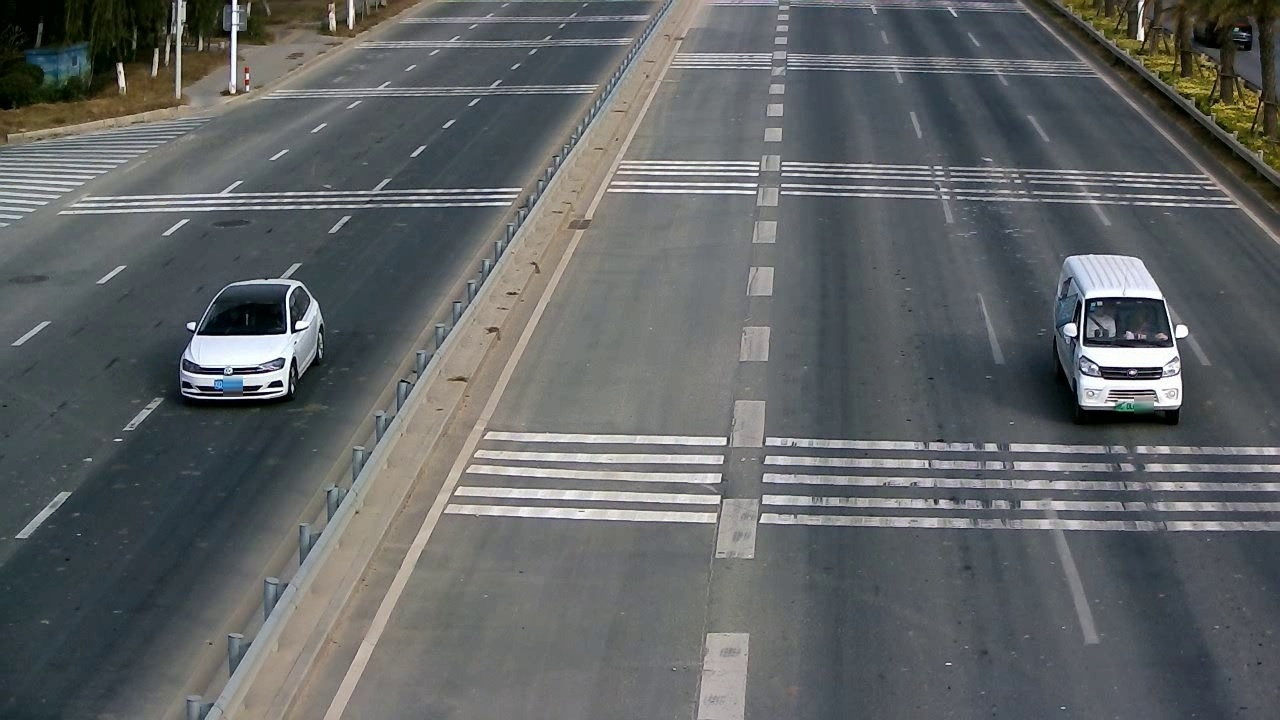
#> input picture demo1_rgb_process/input_data/160_1736060975_0011437.jpg, 1280 x 720 px, found by its file name; its folder holds only this picture in this run
$ python rgb_img_process.py
#> lines starting #> are read from the running program, lines starting #| are printed output that depends on the picture
import cv2
import numpy as np
import os
import glob

height_cam, width_cam = 720, 1280

# RGB camera matrix and distortion coefficients.
# They are from DRTD (DRTD/calibration/rgb_camera_intrinsics.yaml).
mtx_rgb = np.array([[1.77825701e+03, 0.00000000e+00, 6.73148125e+02],
                    [0.00000000e+00, 1.77829255e+03, 3.94380560e+02],
                    [0.00000000e+00, 0.00000000e+00, 1.00000000e+00]])
dist_rgb = np.array([[-7.01676268e-01,  6.43982152e-01, -7.19575196e-04, -8.19403186e-03, -8.35652072e-01]])

# offset and scale parameters for each scenario.
# These parameters are from DRTD (DRTD/calibration/cut_and_scale_data.yaml).
w_offset_s1, h_offset_s1, rgb_scale_s1 = 31.0, 62.0, 0.919000 # x, y, scale_ratio
w_offset_s2, h_offset_s2, rgb_scale_s2 = 26.0, 60.0, 0.888000 # x, y, scale_ratio
w_offset_s3, h_offset_s3, rgb_scale_s3 = 35.0, 63.0, 0.981000 # x, y, scale_ratio
w_offset_s4, h_offset_s4, rgb_scale_s4 = 37.0, 60.0, 1.037000 # x, y, scale_ratio

rgb_before_calib_path = '.\\input_data\\'
rgb_after_calib_path = '.\\output_data\\'

scene_map = {
    "scenario1_index": ['101', '102', '103', '104', '105', '106', '111', '112', '113', '114',
                        '115', '118', '119', '120', '121', '122', '123', '124', '125', '126',
                        '127', '128', '129', '130', '131', '132', '133', '134', '135', '136',
                        '137', '138', '139', '140', '141'],
    "scenario2_index": ['232', '233', '234', '235', '236', '237', '238', '239', '240', '241',
                        '242', '243', '244', '245', '246', '247', '248'],
    "scenario3_index": ['152', '153', '154', '155', '156', '157', '158', '159', '160', '161',
                        '162', '163', '164', '165', '166', '167', '168', '169', '170', '171',
                        '172', '173', '174', '175', '176', '177', '178', '179', '180', '181',
                        '182', '196', '197', '198'],
    "scenario4_index": ['283', '284', '285', '286', '287', '288', '289', '290', '291', '292',
                        '293']
}

if __name__ == '__main__':

    img_list = glob.glob(rgb_before_calib_path+'*.jpg')
    print('img num to process:', len(img_list))
    for i,h in enumerate(img_list):
        basename = os.path.basename(h)
        index = basename.split('_')[0]
        rgb_ = cv2.imread(rgb_before_calib_path+basename)
#> rgb_ is the input picture: shape (720, 1280, 3); mean B, G, R 101.2, 100.1, 96.8
        rgb_ = cv2.undistort(rgb_, mtx_rgb, dist_rgb, None, None)
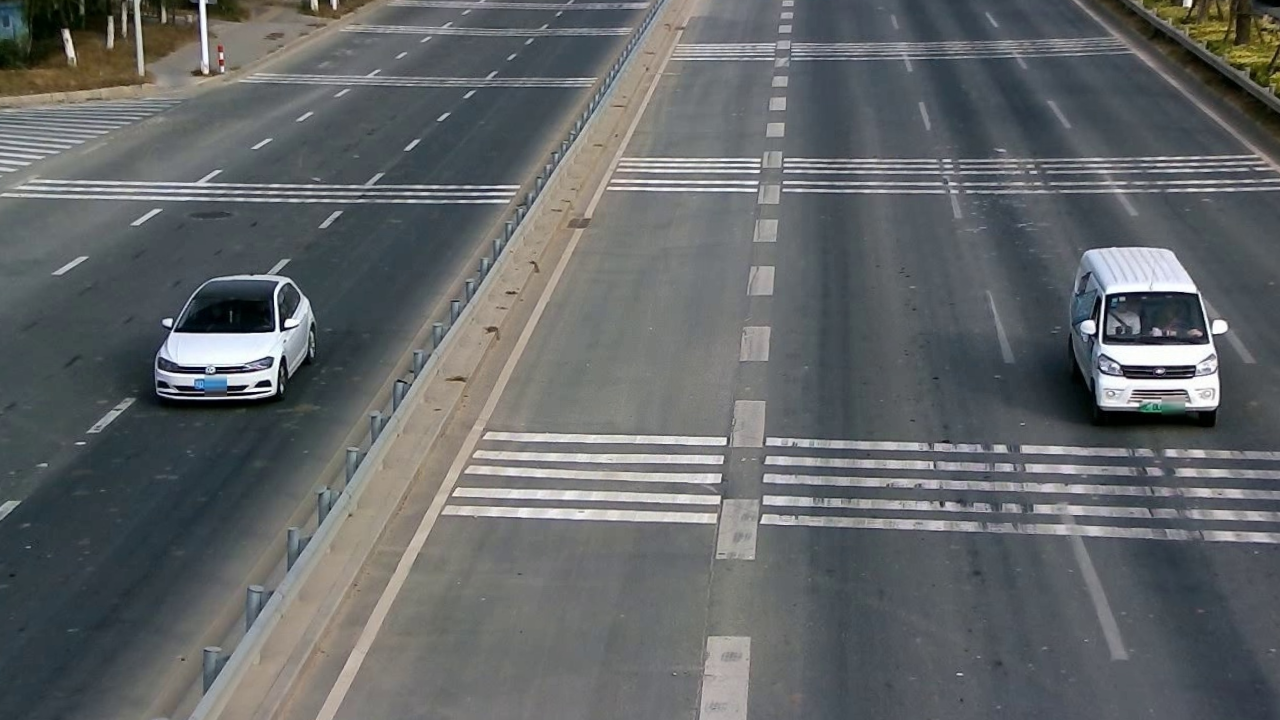
#> rgb_: shape (720, 1280, 3); mean B, G, R 103.7, 102.1, 98.8
        # cut and scale process according to the scene
        if index in scene_map["scenario1_index"]:
            w_offset, h_offset, rgb_scale = w_offset_s1, h_offset_s1, rgb_scale_s1 # x, y, scale_ratio
            top = int(h_offset - 0.5000 * height_cam * (1.0-rgb_scale))
            rgb_ = cv2.resize(rgb_, (int(rgb_scale*width_cam), int(rgb_scale*height_cam)), interpolation=cv2.INTER_AREA)
            rgb_2 = rgb_[top:,:,:]
        elif index in scene_map["scenario2_index"]:
            w_offset, h_offset, rgb_scale = w_offset_s2, h_offset_s2, rgb_scale_s2 # x, y, scale_ratio
            top = int(h_offset - 0.5000 * height_cam * (1.0-rgb_scale))
            rgb_ = cv2.resize(rgb_, (int(rgb_scale*width_cam), int(rgb_scale*height_cam)), interpolation=cv2.INTER_AREA)
            rgb_2 = rgb_[top:,:,:]
        elif index in scene_map["scenario3_index"]:
            w_offset, h_offset, rgb_scale = w_offset_s3, h_offset_s3, rgb_scale_s3 # x, y, scale_ratio
            top = int(h_offset - 0.5000 * height_cam * (1.0-rgb_scale))
            right = int(w_offset - 0.5000 * width_cam * (1.0-rgb_scale))
            rgb_ = cv2.resize(rgb_, (int(rgb_scale*width_cam), int(rgb_scale*height_cam)), interpolation=cv2.INTER_AREA)
#> rgb_: shape (706, 1255, 3)
            rgb_2 = rgb_[top:,:-right]
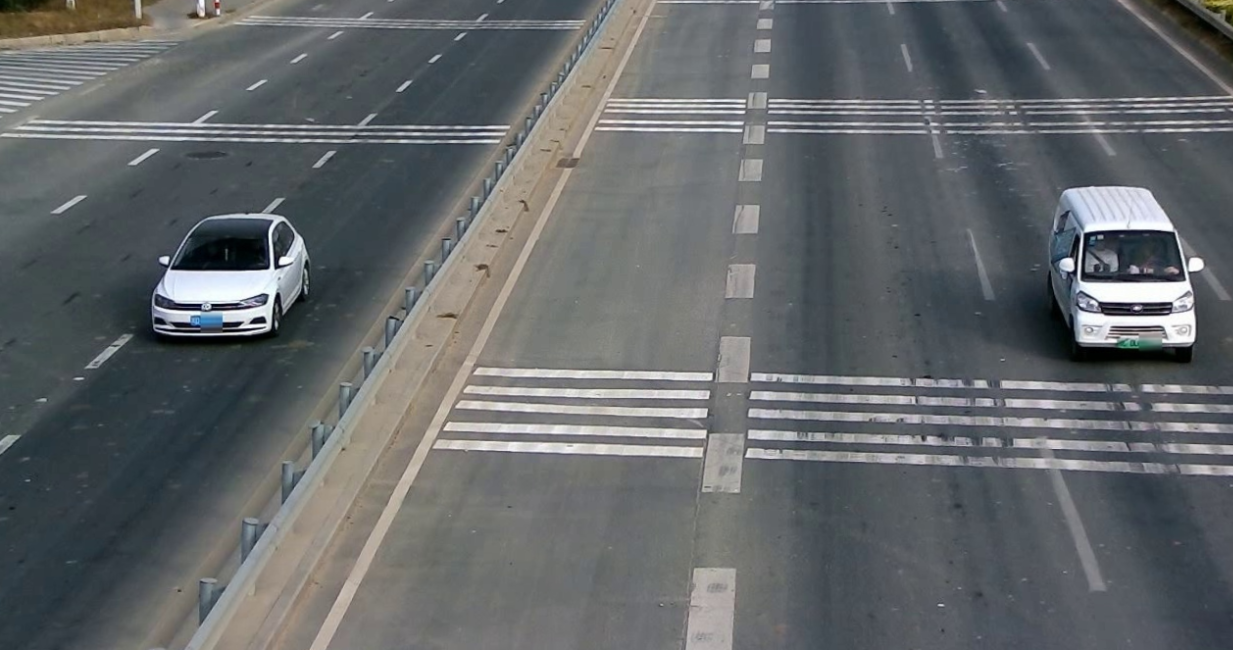
#> rgb_2: shape (650, 1233, 3); mean B, G, R 105.3, 103.2, 99.7
        elif index in scene_map["scenario4_index"]:
            w_offset, h_offset, rgb_scale = w_offset_s4, h_offset_s4, rgb_scale_s4 # x, y, scale_ratio
            top = int(h_offset - 0.5000 * height_cam * (1.0-rgb_scale))
            right = int(w_offset - 0.5000 * width_cam * (1.0-rgb_scale))
            rgb_ = cv2.resize(rgb_, (int(rgb_scale*width_cam), int(rgb_scale*height_cam)), interpolation=cv2.INTER_AREA)
            rgb_2 = rgb_[top:,:-right]
        else:
            print(h, basename, index)
        rgb_3 = cv2.resize(rgb_2, (width_cam,height_cam), interpolation=cv2.INTER_AREA)
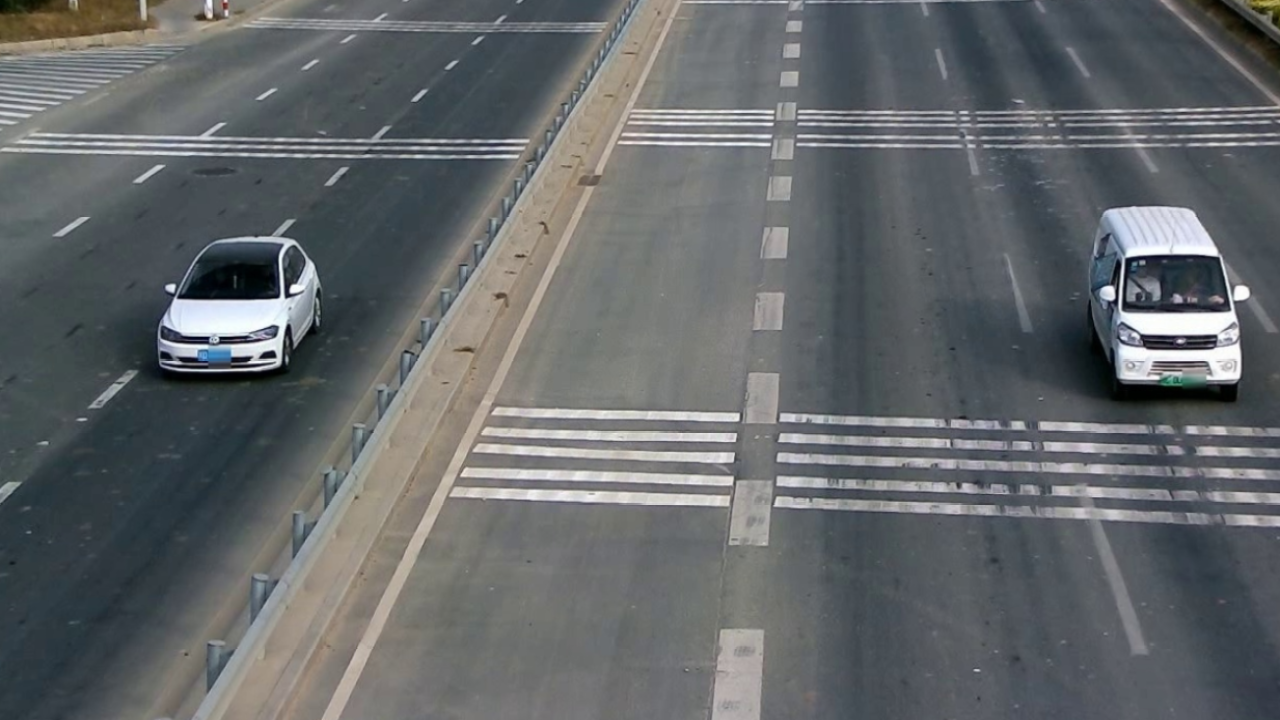
#> rgb_3: shape (720, 1280, 3); mean B, G, R 105.2, 103.1, 99.6
        save_name = rgb_after_calib_path+basename
        # print(a, i, save_name, acc_time_index)
        cv2.imwrite(save_name, rgb_3)
